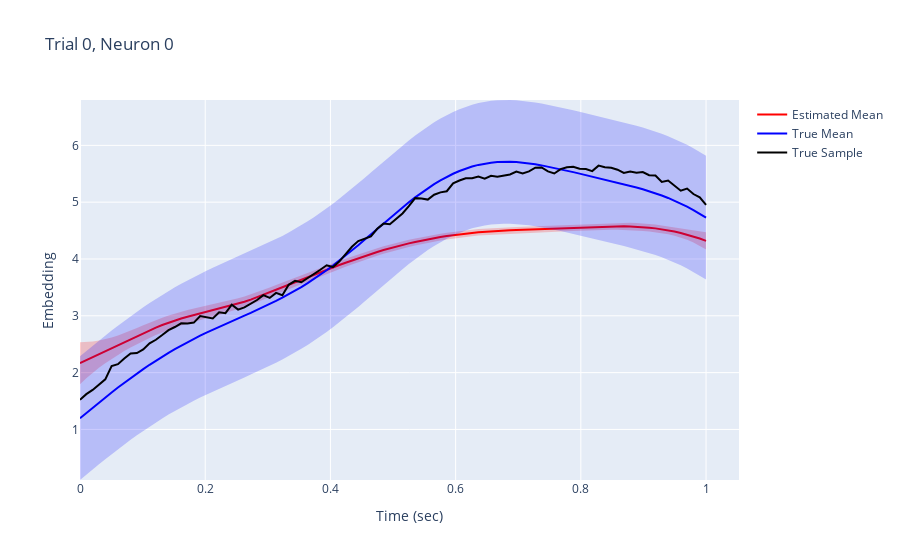

Notebook code cell kept with this figure:
### Markdown cell above
# Plot true and estimated linear embedding parameters

### Code cell
tTimesToPlot = trueLatentsTimes[trialToPlot]
tSamplesToPlot = trueEmbeddingSamples[trialToPlot][neuronToPlot,:]                                                                     
tMeansToPlot = trueEmbeddingMeans[trialToPlot][neuronToPlot,:]
tSTDsToPlot = trueEmbeddingSTDs[trialToPlot][neuronToPlot,:]

eTimes = torch.unsqueeze(torch.ger(torch.ones(nTrials), trueLatentsTimes[0]), dim=2)
eEmbeddingMeans, eEmbeddingVars = model.computeEmbeddingMeansAndVarsAtTimes(times=eTimes)
eTimesToPlot = eTimes[trialToPlot,:,0]
eMeansToPlot = eEmbeddingMeans[trialToPlot,:,neuronToPlot]
eSTDsToPlot = eEmbeddingVars[trialToPlot,:,neuronToPlot].sqrt()

title = "Trial {:d}, Neuron {:d}".format(trialToPlot, neuronToPlot)
fig = plot.svGPFA.plotUtilsPlotly.getPlotTrueAndEstimatedEmbedding(tTimes=tTimesToPlot, tSamples=tSamplesToPlot, tMeans=tMeansToPlot, tSTDs=tSTDsToPlot, eTimes=eTimesToPlot, eMeans=eMeansToPlot, eSTDs=eSTDsToPlot, title=title)
fig.show()
# IPython.display.HTML(fig.to_html())
